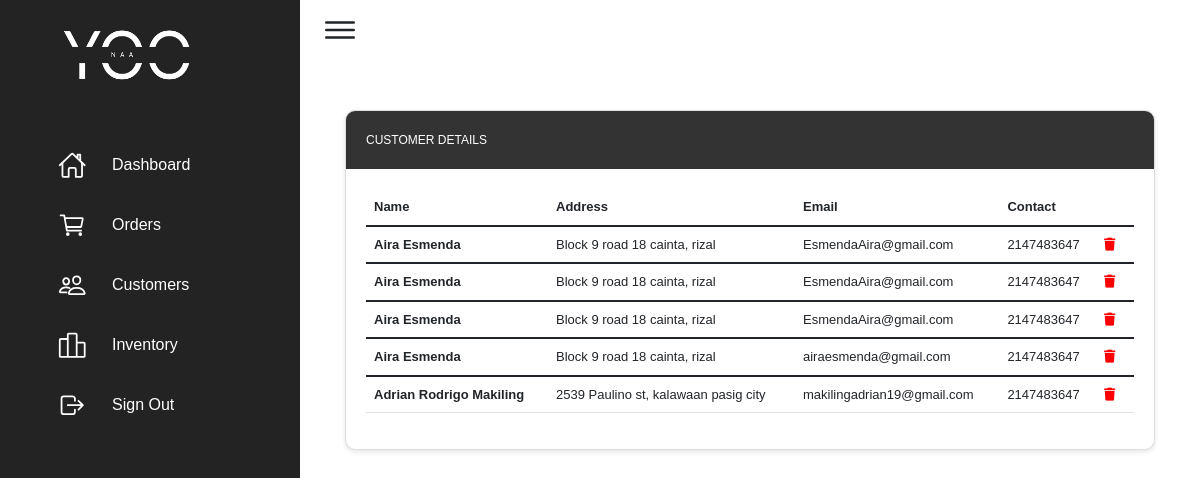
/admin/admin-customers.php, run on the app's committed database.
### tables this page shows
CREATE TABLE `customer_details` (
  `id` int(50) NOT NULL,
  `User` varchar(100) NOT NULL,
  `address` varchar(100) NOT NULL,
  `email` varchar(100) NOT NULL,
  `contact` int(50) NOT NULL,
  `payment` varchar(50) NOT NULL,
  `date_time` datetime NOT NULL
);

### admin/admin-customers.php (the view, shortened to what this page needs)
<?php
$hostname = "localhost";
$username = "root";
$password = "";
$dbname = "yoo_naa";
$con = mysqli_connect($hostname, $username, $password, $dbname);
?>
<!DOCTYPE html>
<html lang="en">
<head>
  <link rel="stylesheet" href="../admin/css/dashboard.css">
  <link rel="stylesheet" href="../admin/css/order.css">
  <link rel="stylesheet" href="https://cdnjs.cloudflare.com/ajax/libs/font-awesome/6.0.0/css/all.min.css">
  <link href="https://cdn.jsdelivr.net/npm/bootstrap@5.1.3/dist/css/bootstrap.min.css" rel="stylesheet">
</head>
<body>
  <div class="continer">
    <div class="navigation">
      <ul>
        <li>
          <a class="imahe" href="admin-dashboard.php">
            <img src="image\yoo-naa-logo.png" alt="Bootstrap" style="height: 80px; width: 170px; margin-top: 15px;">
          </a>
        </li>
        <li>
          <a href="admin-dashboard.php">
            <span class="icon">
              <ion-icon name="home-outline"></ion-icon>
            </span>
            <span class="title">Dashboard</span>
          </a>
        </li>
        <li>
          <a href="admin-orders.php">
            <span class="icon">
              <ion-icon name="cart-outline"></ion-icon>
            </span>
            <span class="title">Orders</span>
          </a>
        </li>
        <li>
          <a href="admin-customers.php">
            <span class="icon">
              <ion-icon name="People-outline"></ion-icon>
            </span>
            <span class="title">Customers</span>
          </a>
        </li>
        <li>
          <a href="admin-blog.php">
            <span class="icon">
              <ion-icon name="podium-outline"></ion-icon>
            </span>
            <span class="title">Inventory</span>
          </a>
        </li>
        <li>
          <a href="../admin/admin.php">
            <span class="icon">
              <ion-icon name="log-out-outline"></ion-icon>
            </span>
            <span class="title">Sign Out</span>
          </a>
        </li>
      </ul>
    </div>
    <div class="main">
      <div class="topbar">
        <div class="toggle">
          <ion-icon name="menu-outline"></ion-icon>
        </div>
      </div>
      <div class="card" id="cerds">
        <div class="header">CUSTOMER DETAILS</div>
        <div class="body">
          <table class="table table-hover">
            <thead>
              <tr>
                <th scope="col">Name</th>
                <th scope="col">Address</th>
                <th scope="col">Email</th>
                <th scope="col">Contact</th>
                <th scope="col"></th>
              </tr>
            </thead>
            <?php
            $sql = "SELECT * FROM customer_details ORDER BY id DESC";
            $result = mysqli_query($con, $sql);
            if (!$result) {
              echo '';
            } else {
              while ($row = mysqli_fetch_assoc($result)) {
                $id = $row['id'];
                $name = $row['User'];
                $address = $row['address'];
                $email = $row['email'];
                $contact = $row['contact'];
                echo '
                      <tbody>
                        <tr class="centered-row">
                          <th scope ="row">' . $name . '</td>
                          <td>' . $address . '</td>
                          <td>' . $email . '</td>
                          <td>' . $contact . '</td>
                          <td> <a href="../admin/admin-customers.php? deleteid=' . $id . '"><i class="fa-solid fa-trash" style="color:red;"></i></a> &nbsp;</td>
                      </tbody>
                ';
              }
            }
            ?>
          </table>
        </div>
      </div>
    </div>
  </div>
</body>
</html>

### admin/css/dashboard.css (style rules this page uses)
* { margin: 0; padding: 0; box-sizing: border-box; font-family: "Montserrat", sans-serif; }
:root { --blue: #287bff; --white: #fff; --grey: #f5f5f5; --black1: #222; --black2: #999; --mattblack: #232323; --brown: #b3844b; }
body { min-height: 100vh; overflow-x: hidden; }
.navigation { position: fixed; width: 300px; height: 100%; background: var(--mattblack); border-left: 10px solid var(--mattblack); transition: 0.5s; overflow: hidden; }
.navigation ul { position: absolute; top: 0; left: 0; width: 100%; }
.navigation ul li { position: relative; width: 100%; list-style: none; border-top-left-radius: 30px; border-bottom-left-radius: 30px; }
.navigation ul li:nth-child(1) { margin-bottom: 40px; pointer-events: none; }
.navigation ul li a { position: relative; display: block; width: 100%; display: flex; text-decoration: none; color: var(--white); }
.navigation ul li a .icon { position: relative; display: block; min-width: 60px; height: 30px; text-align: center; margin-top: 16px; }
.navigation ul li a .icon ion-icon { font-size: 1.78em; }
.navigation ul li a .title { position: relative; display: block; padding: 0 10px; height: 60px; line-height: 60px; text-align: start; white-space: nowrap; }
.main { position: absolute; width: calc(100% - 300px); left: 300px; min-height: 100vh; background: var(--white); transition: 0.5s; }
.topbar { width: 100%; height: 60px; display: flex; justify-content: space-between; align-items: center; padding: 0 10px; }
.toggle { position: relative; width: 60px; height: 60px; display: flex; justify-content: center; align-items: center; font-size: 2.5em; cursor: pointer; }

### admin/css/order.css (style rules this page uses)
* { margin: 0; padding: 0; box-sizing: border-box; font-family: "Montserrat", sans-serif; }
:root { --blue: #287bff; --white: #fff; --grey: #f5f5f5; --black1: #222; --black2: #999; --mattblack: #232323; --brown: #b3844b; }

### admin/admin-customers.php (style rules this page uses)
#cerds { margin-left: 5%; width: 90%; background-color: #fff; box-shadow: 0 2px 5px rgba(0, 0, 0, 0.1); border-radius: 10px; overflow: hidden; margin-top: 50px; }
.header { background-color: #333; color: #fff; padding: 20px; font-size: 12px; font-weight: lighter; font-family: sans-serif; }
.body { padding: 20px; }
.table th, td { font-size: small; }

### data on the page
customer_details: User "Aira Esmenda", address "Block 9 road 18 cainta, rizal", email "EsmendaAira@gmail.com", contact "2147483647"
customer_details: User "Aira Esmenda", address "Block 9 road 18 cainta, rizal", email "EsmendaAira@gmail.com", contact "2147483647"
customer_details: User "Aira Esmenda", address "Block 9 road 18 cainta, rizal", email "EsmendaAira@gmail.com", contact "2147483647"
customer_details: User "Aira Esmenda", address "Block 9 road 18 cainta, rizal", email "airaesmenda@gmail.com", contact "2147483647"
customer_details: User "Adrian Rodrigo Makiling", address "2539 Paulino st, kalawaan pasig city", email "makilingadrian19@gmail.com", contact "2147483647"
